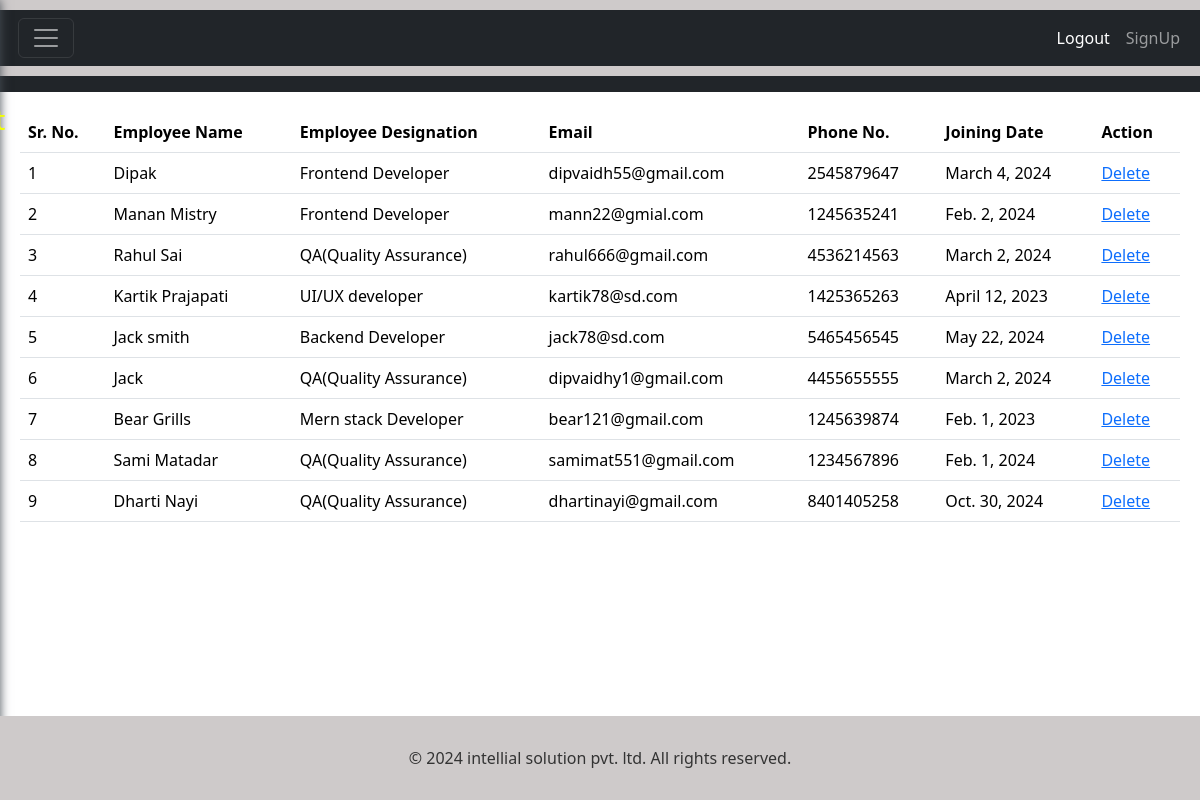
/employeedetails/, run on the app's committed database.
### app/models.py (models this page shows, shortened)
class Employee(models.Model):
    name = models.CharField(max_length=100)
    email = models.EmailField(max_length=254)
    phone_no = models.IntegerField()
    joining_date = models.DateField()
    designation = models.CharField(max_length=100 , choices = [
        ('Frontend Developer' , 'Frontend Developer'),
        ('QA' , 'Quality Assurance'),
        ('UI/UX' , 'UI/UX Designer'),
        ('Full Stack Developer' , 'Full Stack Developer'),
        ('Backend Developer' , 'Backend Developer')
    ])

### app/views.py (the view)
# urls.py: path('employeedetails/' , views.employeeDetailsPage , name='employee_details'),
def employeeDetailsPage(request):
    employee = Employee.objects.all()
    return render(request , "employee_details.html" , {'employee': employee})

### templates/employee_details.html (shortened to what this page needs)
<!DOCTYPE html>
<html lang="en">
<head>
    <link href="https://cdn.jsdelivr.net/npm/bootstrap@5.3.3/dist/css/bootstrap.min.css" rel="stylesheet">
</head>
<body>
    <header>
        <nav class="navbar navbar-expand-lg navbar-dark bg-dark">
           <div class="container-fluid">
             <div class="collapse navbar-collapse justify-content-end" id="navbarNav">
               <ul class="navbar-nav">
                 <li class="nav-item">
                   <a class="nav-link active" aria-current="page" href="{% url 'logout' %}">Logout</a>
                 </li>
                 <li class="nav-item">
                   <a class="nav-link" href="{% url 'signup' %}">SignUp</a>
                 </li>
               </ul>
             </div>
           </div>
        </nav>
    </header>
    <nav class="navbar navbar-dark bg-dark">
         <div class="container-fluid">
             <button class="navbar-toggler m-2" type="button" onclick="toggleSidebar()">
                 <span class="navbar-toggler-icon"></span>
             </button>
         </div>
    </nav>
    <div class="content" id="content">
        <table class="table">
            <thead>
              <tr class="bg-success">
                <th scope="col">Sr. No.</th>
                <th scope="col">Employee Name</th>
                <th scope="col">Employee Designation</th>
                <th scope="col">Email</th>
                <th scope="col">Phone No.</th>
                <th scope="col">Joining Date</th>
                <th scope="col">Action</th>
              </tr>
            </thead>
            <tbody>
                {% for emp in employee %}
                    <tr>
                        <td>{{forloop.counter}}</td>
                        <td>{{emp.name}}</td>
                        <td>{{emp.designation}}</td>
                        <td>{{emp.email}}</td>
                        <td>{{emp.phone_no}}</td>
                        <td>{{emp.joining_date}}</td>
                        <td><a href="deleteemployee/{{emp.id}}">Delete</a></td>
                    </tr>
                {% endfor %}
            </tbody>
          </table>
    </div>
    <footer class="mt-auto">
        <div class="container">
          <p class="text-center">&copy; 2024 intellial solution pvt. ltd. All rights reserved.</p>
        </div>
    </footer>
</body>
</html>

### templates/employee_details.html (style rules this page uses)
.content { padding: 20px; transition: margin-left 0.3s ease; }
.navbar-toggler { position: fixed; top: 10px; left: 10px; }
header { background-color: #cecaca; color: #333; padding: 10px 0; }
.container { width: 100%; margin: 0 auto; padding: 20px; text-align: center; }
footer { background-color: #cecaca; color: #333; padding: 10px 0; position: fixed; bottom: 0; width: 100%; text-align: center; }
footer p { margin-bottom: 0; }

### data on the page
Employee: name "Dipak", designation "Frontend Developer", email "dipvaidh55@gmail.com", phone_no "2545879647", joining_date "March 4, 2024"
Employee: name "Manan Mistry", designation "Frontend Developer", email "mann22@gmial.com", phone_no "1245635241", joining_date "Feb. 2, 2024"
Employee: name "Rahul Sai", designation "QA(Quality Assurance)", email "rahul666@gmail.com", phone_no "4536214563", joining_date "March 2, 2024"
Employee: name "Kartik Prajapati", designation "UI/UX developer", email "kartik78@sd.com", phone_no "1425365263", joining_date "April 12, 2023"
Employee: name "Jack smith", designation "Backend Developer", email "jack78@sd.com", phone_no "5465456545", joining_date "May 22, 2024"
Employee: name "Jack", designation "QA(Quality Assurance)", email "dipvaidhy1@gmail.com", phone_no "4455655555", joining_date "March 2, 2024"
Employee: name "Bear Grills", designation "Mern stack Developer", email "bear121@gmail.com", phone_no "1245639874", joining_date "Feb. 1, 2023"
Employee: name "Sami Matadar", designation "QA(Quality Assurance)", email "samimat551@gmail.com", phone_no "1234567896", joining_date "Feb. 1, 2024"
Employee: name "Dharti Nayi", designation "QA(Quality Assurance)", email "dhartinayi@gmail.com", phone_no "8401405258", joining_date "Oct. 30, 2024"
